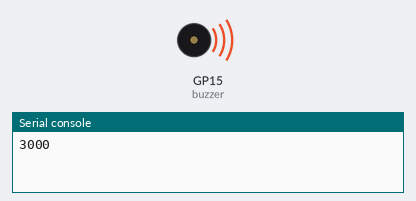
Simulated run of this program. Board: Raspberry Pi Pico running MicroPython. Shown: buzzer (waves = sounding), the last lines printed to the serial console. At 20.0 s the program stops and its outputs stay as they are.

Above: at 0.1 s.
At 20.1 s:
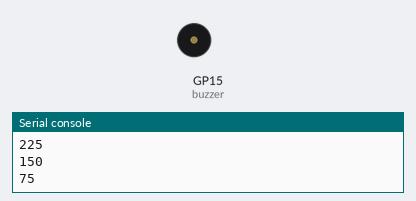
Timing chart, 0 to 21.5 s (numbered marks = the images above):
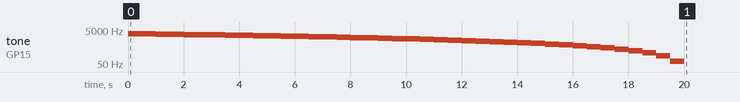

The program:

BuzzLoop.py
```python
from machine import Pin, PWM
from utime import sleep

buzzer = PWM(Pin(15))
n=3000

while n > 2:
    print(n) # print
    buzzer.freq(n)
    n = n-75
    buzzer.duty_u16(1000)
    sleep(0.5)

buzzer.duty_u16(0)
```

Measured:
- by itself, tone on GP15 (buzzer): plays 3000 Hz for 0.50 s, 2925 Hz for 0.50 s, 2850 Hz for 0.50 s, 2775 Hz for 0.50 s, 2700 Hz for 0.50 s, 2625 Hz for 0.50 s … (40 notes in this stretch)
